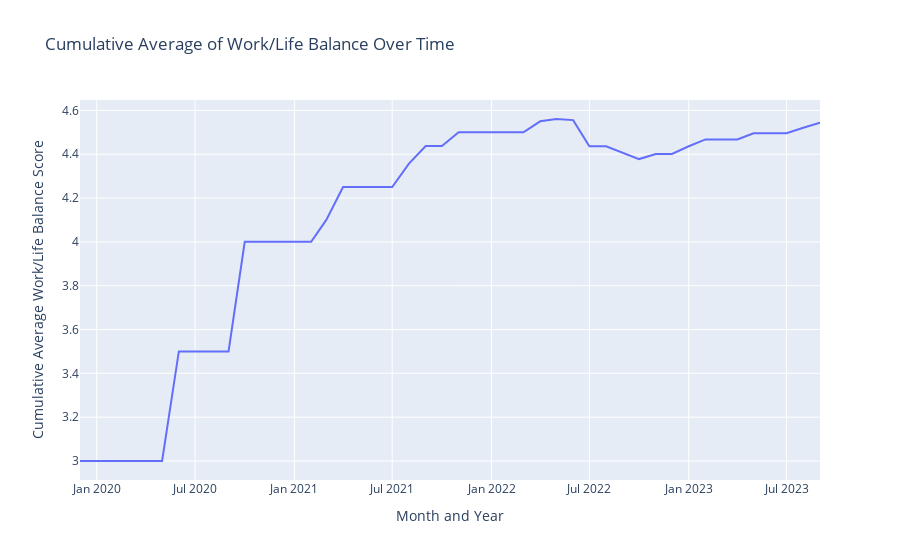
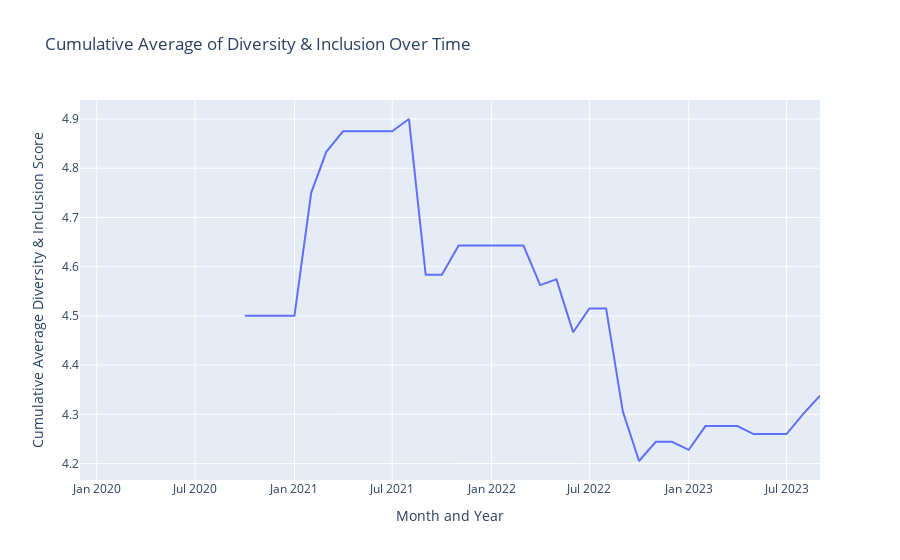
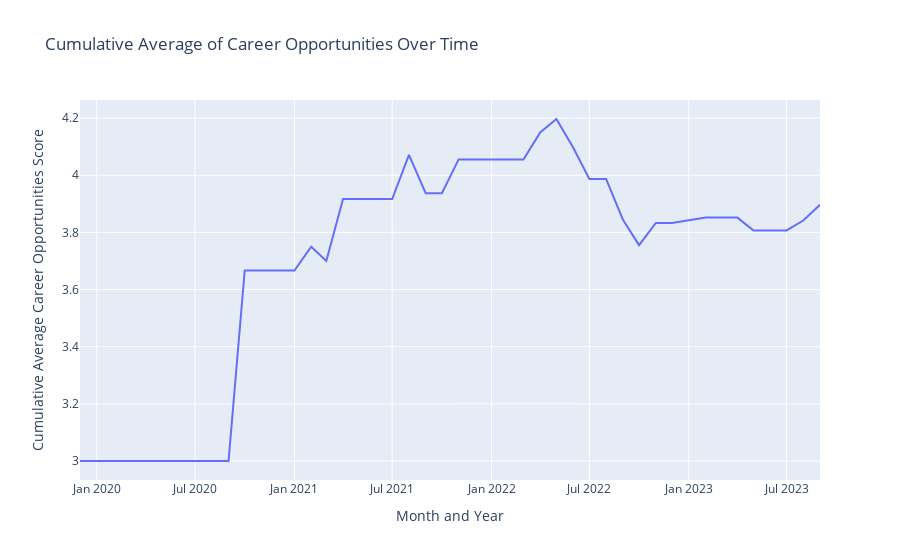

Notebook code cell kept with these figures, in order:
### Code cell
# Creating individual plots for each score category
for column in score_columns:
    # Group by 'Month_Year' and calculate the mean, ignoring NaN values
    monthly_scores = reviews_df.groupby('Month_Year')[column].mean()

    # Calculate the cumulative average
    cumulative_avg = monthly_scores.expanding().mean()

    # Resample to fill missing months with the last known cumulative average
    cumulative_avg_filled = cumulative_avg.resample('M').ffill()

    # Create the figure
    fig = go.Figure(data=go.Scatter(x=cumulative_avg_filled.index.astype(str), y=cumulative_avg_filled.values, 
                                    mode='lines', name='Cumulative Average'))

    # Update layout
    fig.update_layout(title=f'Cumulative Average of {column} Over Time', 
                      xaxis_title='Month and Year', 
                      yaxis_title=f'Cumulative Average {column} Score')

    # Show the plot
    fig.show()

### Figure 1 — Plotly figure (JSON) as saved in the notebook; plotly's stock layout.template omitted (floating-point values rounded to 4 significant figures)
{"data": [{"mode": "lines", "name": "Cumulative Average", "type": "scatter", "x": ["2019-12", "2020-01", "2020-02", "2020-03", "2020-04", "2020-05", "2020-06", "2020-07", "2020-08", "2020-09", "2020-10", "2020-11", "2020-12", "2021-01", "2021-02", "2021-03", "2021-04", "2021-05", "2021-06", "2021-07", "2021-08", "2021-09", "2021-10", "2021-11", "2021-12", "2022-01", "2022-02", "2022-03", "2022-04", "2022-05", "2022-06", "2022-07", "2022-08", "2022-09", "2022-10", "2022-11", "2022-12", "2023-01", "2023-02", "2023-03", "2023-04", "2023-05", "2023-06", "2023-07", "2023-08", "2023-09"], "y": [3, 3, 3, 3, 3, 3, 3.5, 3.5, 3.5, 3.5, 4, 4, 4, 4, 4, 4.1, 4.25, 4.25, 4.25, 4.25, 4.357, 4.438, 4.438, 4.5, 4.5, 4.5, 4.5, 4.5, 4.55, 4.561, 4.556, 4.436, 4.436, 4.405, 4.378, 4.401, 4.401, 4.436, 4.468, 4.468, 4.468, 4.496, 4.496, 4.496, 4.521, 4.544]}], "layout": {"title": {"text": "Cumulative Average of Work/Life Balance Over Time"}, "xaxis": {"title": {"text": "Month and Year"}}, "yaxis": {"title": {"text": "Cumulative Average Work/Life Balance Score"}}}}

### Figure 2 — Plotly figure (JSON) as saved in the notebook; plotly's stock layout.template omitted (floating-point values rounded to 4 significant figures)
{"data": [{"mode": "lines", "name": "Cumulative Average", "type": "scatter", "x": ["2019-12", "2020-01", "2020-02", "2020-03", "2020-04", "2020-05", "2020-06", "2020-07", "2020-08", "2020-09", "2020-10", "2020-11", "2020-12", "2021-01", "2021-02", "2021-03", "2021-04", "2021-05", "2021-06", "2021-07", "2021-08", "2021-09", "2021-10", "2021-11", "2021-12", "2022-01", "2022-02", "2022-03", "2022-04", "2022-05", "2022-06", "2022-07", "2022-08", "2022-09", "2022-10", "2022-11", "2022-12", "2023-01", "2023-02", "2023-03", "2023-04", "2023-05", "2023-06", "2023-07", "2023-08", "2023-09"], "y": [null, null, null, null, null, null, null, null, null, null, 4.5, 4.5, 4.5, 4.5, 4.75, 4.833, 4.875, 4.875, 4.875, 4.875, 4.9, 4.583, 4.583, 4.643, 4.643, 4.643, 4.643, 4.643, 4.562, 4.574, 4.467, 4.515, 4.515, 4.306, 4.205, 4.244, 4.244, 4.228, 4.276, 4.276, 4.276, 4.26, 4.26, 4.26, 4.301, 4.338]}], "layout": {"title": {"text": "Cumulative Average of Diversity & Inclusion Over Time"}, "xaxis": {"title": {"text": "Month and Year"}}, "yaxis": {"title": {"text": "Cumulative Average Diversity & Inclusion Score"}}}}

### Figure 3 — Plotly figure (JSON) as saved in the notebook; plotly's stock layout.template omitted (floating-point values rounded to 4 significant figures)
{"data": [{"mode": "lines", "name": "Cumulative Average", "type": "scatter", "x": ["2019-12", "2020-01", "2020-02", "2020-03", "2020-04", "2020-05", "2020-06", "2020-07", "2020-08", "2020-09", "2020-10", "2020-11", "2020-12", "2021-01", "2021-02", "2021-03", "2021-04", "2021-05", "2021-06", "2021-07", "2021-08", "2021-09", "2021-10", "2021-11", "2021-12", "2022-01", "2022-02", "2022-03", "2022-04", "2022-05", "2022-06", "2022-07", "2022-08", "2022-09", "2022-10", "2022-11", "2022-12", "2023-01", "2023-02", "2023-03", "2023-04", "2023-05", "2023-06", "2023-07", "2023-08", "2023-09"], "y": [3, 3, 3, 3, 3, 3, 3, 3, 3, 3, 3.667, 3.667, 3.667, 3.667, 3.75, 3.7, 3.917, 3.917, 3.917, 3.917, 4.071, 3.938, 3.938, 4.056, 4.056, 4.056, 4.056, 4.056, 4.15, 4.197, 4.097, 3.987, 3.987, 3.845, 3.756, 3.833, 3.833, 3.843, 3.852, 3.852, 3.852, 3.807, 3.807, 3.807, 3.842, 3.897]}], "layout": {"title": {"text": "Cumulative Average of Career Opportunities Over Time"}, "xaxis": {"title": {"text": "Month and Year"}}, "yaxis": {"title": {"text": "Cumulative Average Career Opportunities Score"}}}}
